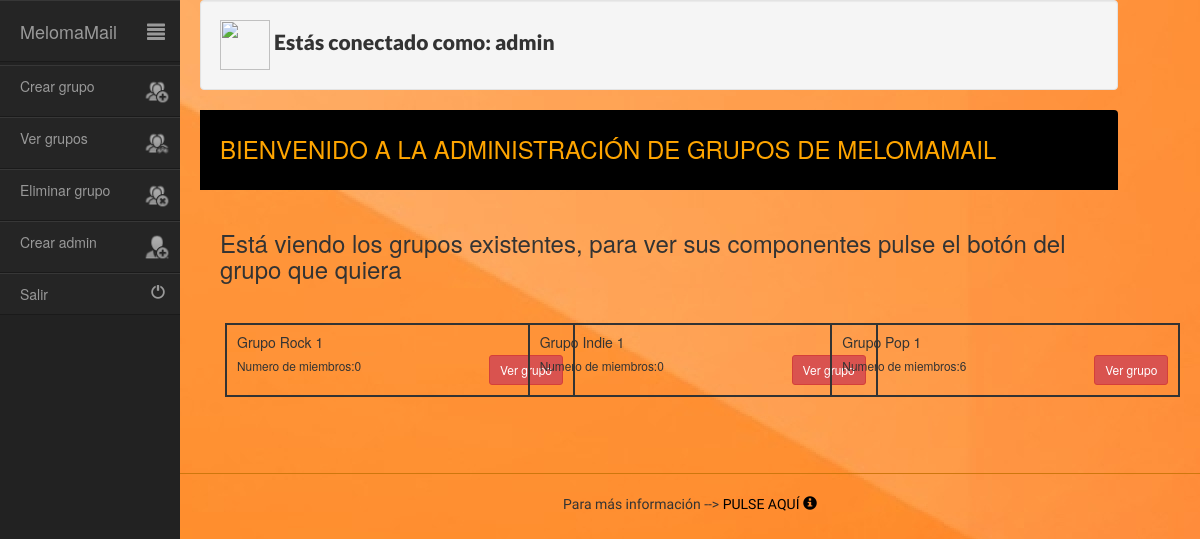
Screenshot of /code/mostrarGrupos.php (signed in) with the database file from the repository.
### tables this page shows
CREATE TABLE IF NOT EXISTS `grupos` (
`id` int(11) NOT NULL,
  `nombreGrupo` varchar(20) NOT NULL,
  `edadMinima` int(11) NOT NULL,
  `edadMaxima` int(11) NOT NULL,
  `tipoMusica` enum('pop','rock','indie','rap','jazz') NOT NULL
);

### code/funciones.php (the view, shortened to what this page needs)
<html>
<?php
	function genteEnUnGrupo($grupo){
		$db = @mysqli_connect('localhost', 'root', '', 'melomamail');
		$sql = "SELECT COUNT(*) FROM componentes WHERE idGrupo = '$grupo'";
		$consulta = mysqli_query($db, $sql);
		$filas = mysqli_fetch_row($consulta);
		if($consulta != null){
			return $filas[0];
		}
		return null;
	}
	function cargarGrupos($accion){
		$db = @mysqli_connect('localhost', 'root', '', 'melomamail');
		$sql = "SELECT * FROM grupos";
		$consulta = mysqli_query($db, $sql);
		if($consulta != null){
			$grupos = mysqli_fetch_object($consulta);
			$contador = 0;
			while($grupos){
				$id = $grupos->id;
				$numeroMiembros = genteEnUnGrupo($id);
				if($contador%3 == 0){
					echo '<div class="row">';
				}
                echo '<div class="col-md-4 col-sm-6">
                        <div class="card-style">
                        	<div class="media bordeado">
                                <div class="media-body">
                                    <h5 class="media-heading">' . $grupos->nombreGrupo . '</h5>
                                    <div class="members pull-left"><small>Numero de miembros:' . $numeroMiembros . '</small></div>';
                if($accion == 'eliminar'){
                	echo 			'<a href="eliminarGrupo.php?grupo=' . $id . '" class="btn btn-sm btn-danger pull-right btn-part">Eliminar grupo </a>';
                }
                else{
                	echo 			'<div class="btn btn-sm btn-danger pull-right btn-part" rol="button"';
                	echo 			' onClick="mostrarGrupo(';
                	echo 					"'" . $id . "')";
                	echo 					'" data-toggle="modal" data-target="#verGrupo">Ver grupo</div>';
                }
                echo 	  		'</div>
                            </div>
                        </div>
                      </div>';
                $contador = $contador + 1;
                $grupos = mysqli_fetch_object($consulta);
            }
        }
	}
?>
</html>

### css/estiloMelomaMail.css (style rules this page uses)
body { font-family: 'Lato', sans-serif; !important; font-size: 14px !important; background-image: url("../img/fondo.jpg"); }
footer { text-align: center; font-family: 'Indie Flower', cursive, bold; }
.separar { border-top: 1px solid #CE770D; }
.enlaces a, a:link, a:visited, a:active, a:hover { text-decoration:none; color: black; }
.row { margin-left:0px; margin-right:0px; }
.card-style { display: block; height: 100px; width: 350px; margin-top: 10px; margin-bottom: 10px; margin-left: 5px; margin-right: 5px; cursor: pointer; }
.bordeado { border: solid; border-width: 2px; padding: 10px; }

### rows the page displays
grupos: nombreGrupo "Grupo Rock 1", numeroMiembros "0"
grupos: nombreGrupo "Grupo Indie 1", numeroMiembros "0"
grupos: nombreGrupo "Grupo Pop 1", numeroMiembros "6"

### other values shown
$usuario "admin"
